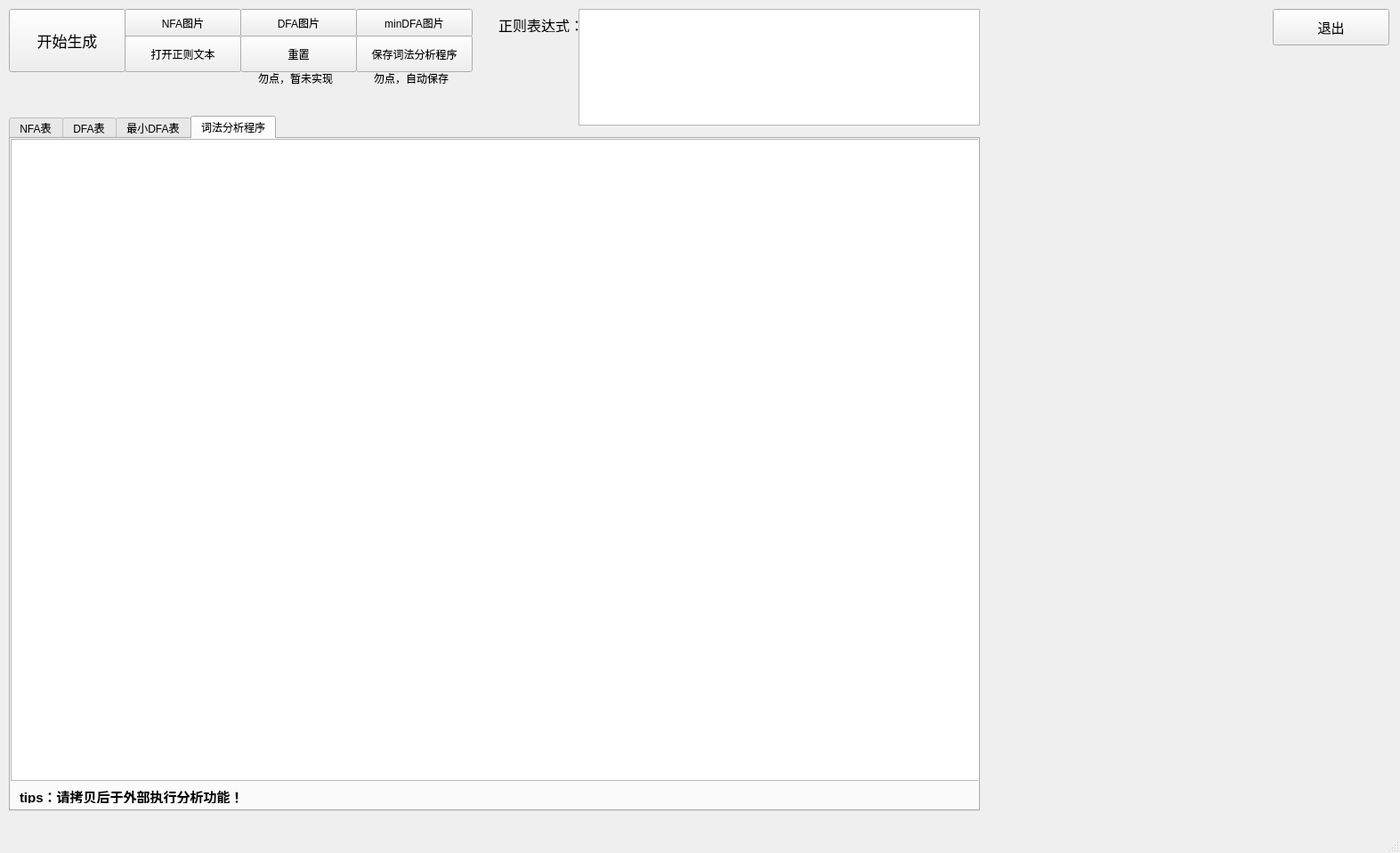
<?xml version="1.0" encoding="UTF-8"?>
<ui version="4.0">
 <class>MainWindow</class>
 <widget class="QMainWindow" name="MainWindow">
  <property name="geometry">
   <rect>
    <x>0</x>
    <y>0</y>
    <width>1573</width>
    <height>958</height>
   </rect>
  </property>
  <property name="windowTitle">
   <string>MainWindow</string>
  </property>
  <widget class="QWidget" name="centralwidget">
   <widget class="QTextEdit" name="textEdit">
    <property name="geometry">
     <rect>
      <x>650</x>
      <y>10</y>
      <width>451</width>
      <height>131</height>
     </rect>
    </property>
   </widget>
   <widget class="QPushButton" name="pushButton">
    <property name="geometry">
     <rect>
      <x>140</x>
      <y>10</y>
      <width>131</width>
      <height>31</height>
     </rect>
    </property>
    <property name="text">
     <string>NFA图片</string>
    </property>
   </widget>
   <widget class="QPushButton" name="pushButton_2">
    <property name="geometry">
     <rect>
      <x>270</x>
      <y>10</y>
      <width>131</width>
      <height>31</height>
     </rect>
    </property>
    <property name="text">
     <string>DFA图片</string>
    </property>
   </widget>
   <widget class="QPushButton" name="pushButton_3">
    <property name="geometry">
     <rect>
      <x>400</x>
      <y>10</y>
      <width>131</width>
      <height>31</height>
     </rect>
    </property>
    <property name="text">
     <string>minDFA图片</string>
    </property>
   </widget>
   <widget class="QPushButton" name="pushButton_6">
    <property name="geometry">
     <rect>
      <x>10</x>
      <y>10</y>
      <width>131</width>
      <height>71</height>
     </rect>
    </property>
    <property name="font">
     <font>
      <pointsize>13</pointsize>
     </font>
    </property>
    <property name="text">
     <string>开始生成</string>
    </property>
   </widget>
   <widget class="QLabel" name="label_graph">
    <property name="geometry">
     <rect>
      <x>1110</x>
      <y>150</y>
      <width>451</width>
      <height>751</height>
     </rect>
    </property>
    <property name="text">
     <string/>
    </property>
   </widget>
   <widget class="QToolButton" name="tlbtn_scan">
    <property name="geometry">
     <rect>
      <x>400</x>
      <y>40</y>
      <width>131</width>
      <height>41</height>
     </rect>
    </property>
    <property name="text">
     <string>保存词法分析程序</string>
    </property>
   </widget>
   <widget class="QPushButton" name="btn_exit">
    <property name="geometry">
     <rect>
      <x>1430</x>
      <y>10</y>
      <width>131</width>
      <height>41</height>
     </rect>
    </property>
    <property name="font">
     <font>
      <pointsize>11</pointsize>
     </font>
    </property>
    <property name="text">
     <string>退出</string>
    </property>
   </widget>
   <widget class="QPushButton" name="btn_open">
    <property name="geometry">
     <rect>
      <x>140</x>
      <y>40</y>
      <width>131</width>
      <height>41</height>
     </rect>
    </property>
    <property name="text">
     <string>打开正则文本</string>
    </property>
   </widget>
   <widget class="QTabWidget" name="tabWidget">
    <property name="geometry">
     <rect>
      <x>10</x>
      <y>130</y>
      <width>1091</width>
      <height>781</height>
     </rect>
    </property>
    <property name="statusTip">
     <string/>
    </property>
    <property name="accessibleName">
     <string/>
    </property>
    <property name="currentIndex">
     <number>3</number>
    </property>
    <widget class="QWidget" name="tabNfa">
     <property name="toolTip">
      <string/>
     </property>
     <attribute name="title">
      <string>NFA表</string>
     </attribute>
     <widget class="QTableWidget" name="tableWidget_2">
      <property name="geometry">
       <rect>
        <x>0</x>
        <y>0</y>
        <width>1091</width>
        <height>691</height>
       </rect>
      </property>
      <property name="palette">
       <palette>
        <active>
         <colorrole role="WindowText">
          <brush brushstyle="SolidPattern">
           <color alpha="255">
            <red>0</red>
            <green>0</green>
            <blue>0</blue>
           </color>
          </brush>
         </colorrole>
         <colorrole role="Text">
          <brush brushstyle="SolidPattern">
           <color alpha="255">
            <red>0</red>
            <green>0</green>
            <blue>0</blue>
           </color>
          </brush>
         </colorrole>
        </active>
        <inactive>
         <colorrole role="WindowText">
          <brush brushstyle="SolidPattern">
           <color alpha="255">
            <red>0</red>
            <green>0</green>
            <blue>0</blue>
           </color>
          </brush>
         </colorrole>
         <colorrole role="Text">
          <brush brushstyle="SolidPattern">
           <color alpha="255">
            <red>0</red>
            <green>0</green>
            <blue>0</blue>
           </color>
          </brush>
         </colorrole>
        </inactive>
        <disabled>
         <colorrole role="WindowText">
          <brush brushstyle="SolidPattern">
           <color alpha="63">
            <red>0</red>
            <green>0</green>
            <blue>0</blue>
           </color>
          </brush>
         </colorrole>
         <colorrole role="Text">
          <brush brushstyle="SolidPattern">
           <color alpha="63">
            <red>0</red>
            <green>0</green>
            <blue>0</blue>
           </color>
          </brush>
         </colorrole>
        </disabled>
       </palette>
      </property>
     </widget>
     <widget class="QLabel" name="begin_label1">
      <property name="geometry">
       <rect>
        <x>60</x>
        <y>700</y>
        <width>1021</width>
        <height>16</height>
       </rect>
      </property>
      <property name="text">
       <string/>
      </property>
     </widget>
     <widget class="QLabel" name="end_label1">
      <property name="geometry">
       <rect>
        <x>60</x>
        <y>730</y>
        <width>1021</width>
        <height>16</height>
       </rect>
      </property>
      <property name="text">
       <string/>
      </property>
     </widget>
     <widget class="QLabel" name="label_4">
      <property name="geometry">
       <rect>
        <x>0</x>
        <y>730</y>
        <width>59</width>
        <height>16</height>
       </rect>
      </property>
      <property name="text">
       <string>接收状态 ：</string>
      </property>
     </widget>
     <widget class="QLabel" name="label_2">
      <property name="geometry">
       <rect>
        <x>0</x>
        <y>700</y>
        <width>59</width>
        <height>16</height>
       </rect>
      </property>
      <property name="text">
       <string>开始状态：</string>
      </property>
     </widget>
    </widget>
    <widget class="QWidget" name="tabDFA">
     <attribute name="title">
      <string>DFA表</string>
     </attribute>
     <widget class="QTableWidget" name="tableWidget_3">
      <property name="geometry">
       <rect>
        <x>0</x>
        <y>0</y>
        <width>1091</width>
        <height>691</height>
       </rect>
      </property>
      <property name="palette">
       <palette>
        <active>
         <colorrole role="WindowText">
          <brush brushstyle="SolidPattern">
           <color alpha="255">
            <red>0</red>
            <green>0</green>
            <blue>0</blue>
           </color>
          </brush>
         </colorrole>
         <colorrole role="Text">
          <brush brushstyle="SolidPattern">
           <color alpha="255">
            <red>0</red>
            <green>0</green>
            <blue>0</blue>
           </color>
          </brush>
         </colorrole>
        </active>
        <inactive>
         <colorrole role="WindowText">
          <brush brushstyle="SolidPattern">
           <color alpha="255">
            <red>0</red>
            <green>0</green>
            <blue>0</blue>
           </color>
          </brush>
         </colorrole>
         <colorrole role="Text">
          <brush brushstyle="SolidPattern">
           <color alpha="255">
            <red>0</red>
            <green>0</green>
            <blue>0</blue>
           </color>
          </brush>
         </colorrole>
        </inactive>
        <disabled>
         <colorrole role="WindowText">
          <brush brushstyle="SolidPattern">
           <color alpha="63">
            <red>0</red>
            <green>0</green>
            <blue>0</blue>
           </color>
          </brush>
         </colorrole>
         <colorrole role="Text">
          <brush brushstyle="SolidPattern">
           <color alpha="63">
            <red>0</red>
            <green>0</green>
            <blue>0</blue>
           </color>
          </brush>
         </colorrole>
        </disabled>
       </palette>
      </property>
     </widget>
     <widget class="QLabel" name="begin_label2">
      <property name="geometry">
       <rect>
        <x>80</x>
        <y>700</y>
        <width>1001</width>
        <height>16</height>
       </rect>
      </property>
      <property name="text">
       <string/>
      </property>
     </widget>
     <widget class="QLabel" name="label_5">
      <property name="geometry">
       <rect>
        <x>10</x>
        <y>730</y>
        <width>71</width>
        <height>16</height>
       </rect>
      </property>
      <property name="text">
       <string>接收状态集：</string>
      </property>
     </widget>
     <widget class="QLabel" name="label_3">
      <property name="geometry">
       <rect>
        <x>10</x>
        <y>700</y>
        <width>71</width>
        <height>16</height>
       </rect>
      </property>
      <property name="text">
       <string>开始状态集：</string>
      </property>
     </widget>
     <widget class="QLabel" name="end_label2">
      <property name="geometry">
       <rect>
        <x>80</x>
        <y>730</y>
        <width>1001</width>
        <height>16</height>
       </rect>
      </property>
      <property name="text">
       <string/>
      </property>
     </widget>
    </widget>
    <widget class="QWidget" name="widget">
     <attribute name="title">
      <string>最小DFA表</string>
     </attribute>
     <widget class="QTableWidget" name="tableWidget_4">
      <property name="geometry">
       <rect>
        <x>0</x>
        <y>0</y>
        <width>1091</width>
        <height>691</height>
       </rect>
      </property>
      <property name="palette">
       <palette>
        <active>
         <colorrole role="WindowText">
          <brush brushstyle="SolidPattern">
           <color alpha="255">
            <red>0</red>
            <green>0</green>
            <blue>0</blue>
           </color>
          </brush>
         </colorrole>
         <colorrole role="Text">
          <brush brushstyle="SolidPattern">
           <color alpha="255">
            <red>0</red>
            <green>0</green>
            <blue>0</blue>
           </color>
          </brush>
         </colorrole>
        </active>
        <inactive>
         <colorrole role="WindowText">
          <brush brushstyle="SolidPattern">
           <color alpha="255">
            <red>0</red>
            <green>0</green>
            <blue>0</blue>
           </color>
          </brush>
         </colorrole>
         <colorrole role="Text">
          <brush brushstyle="SolidPattern">
           <color alpha="255">
            <red>0</red>
            <green>0</green>
            <blue>0</blue>
           </color>
          </brush>
         </colorrole>
        </inactive>
        <disabled>
         <colorrole role="WindowText">
          <brush brushstyle="SolidPattern">
           <color alpha="63">
            <red>0</red>
            <green>0</green>
            <blue>0</blue>
           </color>
          </brush>
         </colorrole>
         <colorrole role="Text">
          <brush brushstyle="SolidPattern">
           <color alpha="63">
            <red>0</red>
            <green>0</green>
            <blue>0</blue>
           </color>
          </brush>
         </colorrole>
        </disabled>
       </palette>
      </property>
     </widget>
     <widget class="QLabel" name="begin_label3">
      <property name="geometry">
       <rect>
        <x>70</x>
        <y>700</y>
        <width>1011</width>
        <height>16</height>
       </rect>
      </property>
      <property name="text">
       <string/>
      </property>
     </widget>
     <widget class="QLabel" name="end_label3">
      <property name="geometry">
       <rect>
        <x>70</x>
        <y>730</y>
        <width>1011</width>
        <height>16</height>
       </rect>
      </property>
      <property name="text">
       <string/>
      </property>
     </widget>
     <widget class="QLabel" name="label_6">
      <property name="geometry">
       <rect>
        <x>0</x>
        <y>730</y>
        <width>71</width>
        <height>16</height>
       </rect>
      </property>
      <property name="text">
       <string>接收状态集：</string>
      </property>
     </widget>
     <widget class="QLabel" name="label_7">
      <property name="geometry">
       <rect>
        <x>0</x>
        <y>700</y>
        <width>71</width>
        <height>16</height>
       </rect>
      </property>
      <property name="text">
       <string>开始状态集：</string>
      </property>
     </widget>
    </widget>
    <widget class="QWidget" name="tab">
     <attribute name="title">
      <string>词法分析程序</string>
     </attribute>
     <widget class="QTextEdit" name="codeText">
      <property name="geometry">
       <rect>
        <x>0</x>
        <y>0</y>
        <width>1091</width>
        <height>721</height>
       </rect>
      </property>
      <property name="palette">
       <palette>
        <active>
         <colorrole role="WindowText">
          <brush brushstyle="SolidPattern">
           <color alpha="255">
            <red>0</red>
            <green>0</green>
            <blue>0</blue>
           </color>
          </brush>
         </colorrole>
         <colorrole role="Text">
          <brush brushstyle="SolidPattern">
           <color alpha="255">
            <red>0</red>
            <green>0</green>
            <blue>0</blue>
           </color>
          </brush>
         </colorrole>
        </active>
        <inactive>
         <colorrole role="WindowText">
          <brush brushstyle="SolidPattern">
           <color alpha="255">
            <red>0</red>
            <green>0</green>
            <blue>0</blue>
           </color>
          </brush>
         </colorrole>
         <colorrole role="Text">
          <brush brushstyle="SolidPattern">
           <color alpha="255">
            <red>0</red>
            <green>0</green>
            <blue>0</blue>
           </color>
          </brush>
         </colorrole>
        </inactive>
        <disabled>
         <colorrole role="WindowText">
          <brush brushstyle="SolidPattern">
           <color alpha="63">
            <red>0</red>
            <green>0</green>
            <blue>0</blue>
           </color>
          </brush>
         </colorrole>
         <colorrole role="Text">
          <brush brushstyle="SolidPattern">
           <color alpha="63">
            <red>0</red>
            <green>0</green>
            <blue>0</blue>
           </color>
          </brush>
         </colorrole>
        </disabled>
       </palette>
      </property>
     </widget>
     <widget class="QLabel" name="label_8">
      <property name="geometry">
       <rect>
        <x>10</x>
        <y>730</y>
        <width>251</width>
        <height>16</height>
       </rect>
      </property>
      <property name="font">
       <font>
        <pointsize>11</pointsize>
        <bold>true</bold>
       </font>
      </property>
      <property name="text">
       <string>tips：请拷贝后于外部执行分析功能！</string>
      </property>
     </widget>
    </widget>
   </widget>
   <widget class="QLabel" name="label">
    <property name="geometry">
     <rect>
      <x>560</x>
      <y>20</y>
      <width>91</width>
      <height>16</height>
     </rect>
    </property>
    <property name="font">
     <font>
      <pointsize>12</pointsize>
     </font>
    </property>
    <property name="text">
     <string>正则表达式：</string>
    </property>
   </widget>
   <widget class="QToolButton" name="btn_reset">
    <property name="geometry">
     <rect>
      <x>270</x>
      <y>40</y>
      <width>131</width>
      <height>41</height>
     </rect>
    </property>
    <property name="text">
     <string>重置</string>
    </property>
   </widget>
   <widget class="QLabel" name="label_9">
    <property name="geometry">
     <rect>
      <x>290</x>
      <y>80</y>
      <width>91</width>
      <height>16</height>
     </rect>
    </property>
    <property name="text">
     <string>勿点，暂未实现</string>
    </property>
   </widget>
   <widget class="QLabel" name="label_10">
    <property name="geometry">
     <rect>
      <x>420</x>
      <y>80</y>
      <width>91</width>
      <height>16</height>
     </rect>
    </property>
    <property name="text">
     <string>勿点，自动保存</string>
    </property>
   </widget>
  </widget>
  <widget class="QMenuBar" name="menubar">
   <property name="geometry">
    <rect>
     <x>0</x>
     <y>0</y>
     <width>1573</width>
     <height>20</height>
    </rect>
   </property>
  </widget>
  <widget class="QStatusBar" name="statusbar"/>
 </widget>
 <resources/>
 <connections/>
</ui>
